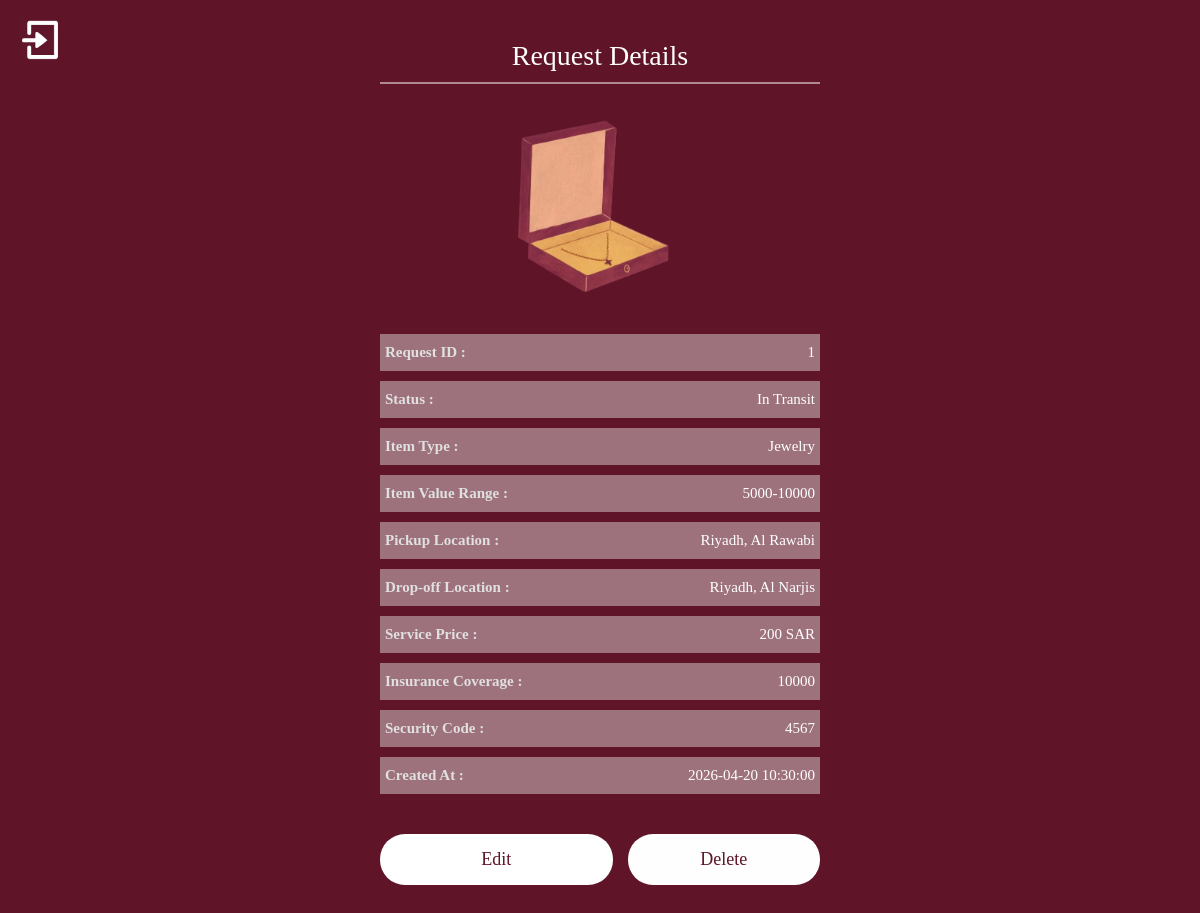
The app's page /RequestDetails.php?requestID=1 (signed in) with its own data.
### tables this page shows
CREATE TABLE `request` (
  `RequestID` int(11) NOT NULL,
  `ItemType` varchar(20) NOT NULL,
  `ItemValueRange` varchar(20) NOT NULL,
  `PickUpLocation` varchar(150) NOT NULL,
  `DropOffLocation` varchar(150) NOT NULL,
  `SecurityCode` varchar(4) NOT NULL,
  `ServicePrice` double NOT NULL,
  `InsuranceCoverage` double NOT NULL,
  `Status` varchar(20) NOT NULL,
  `CreationDate` datetime NOT NULL,
  `UserID` int(11) DEFAULT NULL,
  `DriverID` int(11) DEFAULT NULL,
  `is_edited` tinyint(1) NOT NULL DEFAULT '0'
);

### RequestDetails.php (the view, shortened to what this page needs)
<?php
include 'db_connection.php';
$userID = $_SESSION['user_id'] ?? null;
$requestID = $_GET['requestID'] ?? null;
$stmt = $conn->prepare("SELECT * FROM request WHERE RequestID = ? AND UserID = ?");
$stmt->bind_param("ii", $requestID, $userID);
$stmt->execute();
$result = $stmt->get_result();
$row = $result->fetch_assoc();
if ($row['ItemType'] === 'Jewelry' || $row['ItemType'] === 'jewelry') {
    $imagePath = 'images/jewelry.png';
} elseif ($row['ItemType'] === 'Cash' || $row['ItemType'] === 'cash') {
    $imagePath = 'images/money.png';
} else {
    $imagePath = 'images/electronics.png';
}
?>
<!DOCTYPE html>
<html lang="en">
<head>
    <link rel="stylesheet" href="style.css">
</head>
<body>
    <div class="create-request-container">
        <a href="login.html" class="logout-link">
            <img src="images/logout.png" alt="Back" class="logout-icon" style="transform: rotate(180deg);">
        </a>
        <div class="container">
            <h2 class="Home-title">Request Details</h2>
            <div class="divider"></div>
            <div class="logo-container" style="margin-bottom: 20px;">
                <img src="<?php echo $imagePath; ?>" alt="Order Icon" style="width: 200px; height: 200px;">
            </div>
            <div class="details-content">
                <div class="detail-item">
                    <span class="detail-label">Request ID :</span>
                    <span class="detail-value"><?php echo $row['RequestID']; ?></span>
                </div>
                <div class="detail-item">
                    <span class="detail-label">Status :</span>
                    <span class="detail-value" id="statusText"><?php echo $row['Status']; ?></span>
                </div>
                <div class="detail-item">
                    <span class="detail-label">Item Type :</span>
                    <span class="detail-value"><?php echo $row['ItemType']; ?></span>
                </div>
				<div class="detail-item">
                    <span class="detail-label">Item Value Range :</span>
                    <span class="detail-value"><?php echo $row['ItemValueRange']; ?></span>
                </div>
                <div class="detail-item">
                    <span class="detail-label">Pickup Location :</span>
                    <span class="detail-value"><?php echo $row['PickUpLocation']; ?></span>
                </div>
                <div class="detail-item">
                    <span class="detail-label">Drop-off Location :</span>
                    <span class="detail-value"><?php echo $row['DropOffLocation']; ?></span>
                </div>
				<div class="detail-item">
                    <span class="detail-label">Service Price :</span>
                    <span class="detail-value"><?php echo $row['ServicePrice']; ?> SAR</span>
                </div>
				<div class="detail-item">
                    <span class="detail-label">Insurance Coverage :</span>
                    <span class="detail-value"><?php echo $row['InsuranceCoverage']; ?></span>
                </div>
                <div class="detail-item">
                    <span class="detail-label">Security Code :</span>
                    <span class="detail-value"><?php echo $row['SecurityCode']; ?></span>
                </div>
				<div class="detail-item">
                    <span class="detail-label">Created At :</span>
                    <span class="detail-value"><?php echo $row['CreationDate']; ?></span>
				</div>
<?php if ($row['Status'] !== 'Delivered') { ?>
<div class="edit-buttons-container" style="margin-top: 30px; display: flex; gap: 15px;">
    <a href="EditRequest.php?requestID=<?php echo $row['RequestID']; ?>"  class="role-btn" style="background-color: white; color: #5f1428; flex: 1;">
        Edit
    </a>
    <form method="post" style="flex: 1;">
        <button type="submit" name="deleteRequest" class="role-btn"
        onclick="return confirm('Are you sure you want to delete this request?')"
        style="background-color: #fefefe; color: #5f1428; flex: 1; width: 100%; border: none;">
            Delete
        </button>
    </form>
</div>
<?php } ?>
        </div>
    </div>
</body>
</html>

### style.css (style rules this page uses)
* { margin: 0; padding: 0; box-sizing: border-box; font-family: serif; }
body { background-color: #5f1428; min-height: 100vh; color: white; }
.container { width: 100%; max-width: 500px; padding: 40px 30px; text-align: center; margin: 0 auto; }
.logo-container { margin-bottom: 20px; display: flex; justify-content: center; }
.Home-title { font-size: 28px; font-weight: 500; }
.divider { width: 100%; height: 2px; background-color: white; margin: 10px 0 30px; opacity: 0.5; }
.btn, .role-btn, .login-btn { width: 100%; padding: 15px 20px; background-color: white; color: #5f1428; border: none; border-radius: 25px; font-size: 18px; font-weight: 500; cursor: pointer; text-decoration: none; transition: background-color 0.2s; display: block; text-align: center; }
.logout-link { position: absolute; top: 20px; left: 20px; transition: transform 0.2s; }
.logout-icon { width: 40px; height: 40px; object-fit: contain; filter: brightness(0) invert(1); }
.create-request-container { position: relative; min-height: 100vh; width: 100%; display: flex; align-items: center; justify-content: center; }
.edit-buttons-container { display: flex; gap: 15px; width: 100%; }
.details-content { width: 100%; margin: 10px 0; }
.detail-item { display: flex; justify-content: space-between; padding: 10px 5px; background-color: rgb(157, 114, 125); border-bottom: 10px solid #5f1428; }
.detail-label { font-size: 15px; font-weight: 600; color: #e0e0e0; }
.detail-value { font-size: 15px; color: #ffffff; text-align: left; }

### records on screen
request: RequestID "1", Status "In Transit", ItemType "Jewelry", ItemValueRange "5000-10000", PickUpLocation "Riyadh, Al Rawabi", DropOffLocation "Riyadh, Al Narjis", ServicePrice "200", InsuranceCoverage "10000", SecurityCode "4567", CreationDate "2026-04-20 10:30:00"
